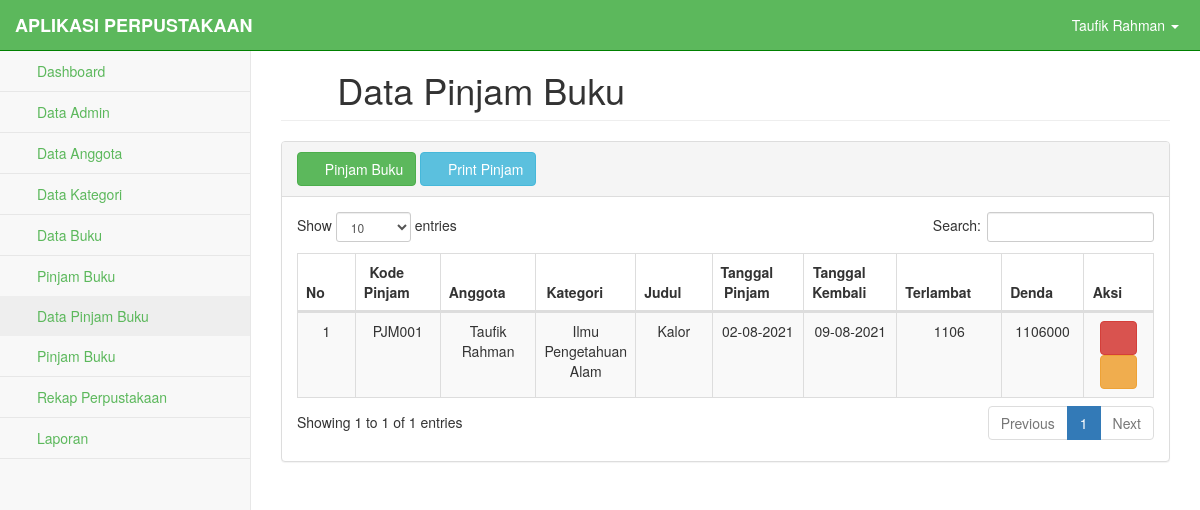
Screenshot of /pages/pinjam_data.php (signed in) with the database file from the repository.
### tables this page shows
CREATE TABLE `pinjam` (
  `kode_pinjam` varchar(50) NOT NULL,
  `kode_admin` varchar(50) NOT NULL,
  `kode_anggota` varchar(50) NOT NULL,
  `kode_kategori` varchar(50) NOT NULL,
  `kode_buku` varchar(50) NOT NULL,
  `tanggal_pinjam` date NOT NULL,
  `tanggal_kembali` date NOT NULL
);

CREATE TABLE `anggota` (
  `kode_anggota` varchar(50) NOT NULL,
  `nama_anggota` varchar(100) NOT NULL,
  `tanggal_lahir` date NOT NULL,
  `jenis_kelamin` varchar(50) NOT NULL,
  `alamat` varchar(200) NOT NULL,
  `foto` varchar(100) NOT NULL
);

CREATE TABLE `kategori` (
  `kode_kategori` varchar(50) NOT NULL,
  `nama_kategori` varchar(100) NOT NULL
);

CREATE TABLE `buku` (
  `kode_buku` varchar(50) NOT NULL,
  `judul_buku` varchar(150) NOT NULL,
  `pengarang` varchar(100) NOT NULL,
  `penerbit` varchar(100) NOT NULL,
  `stok` varchar(50) NOT NULL,
  `kode_kategori` varchar(50) NOT NULL
);

### pages/functions.php (called while the page is built, shortened)
<?php
$koneksi = mysqli_connect("localhost", "root", "", "perpustakaan");
function query ($query) {
	global $koneksi;
	$result = mysqli_query ($koneksi, $query);
	$rows = [];
	while ( $row = mysqli_fetch_assoc ($result)) {
		$rows [] = $row;
	}
	return $rows;
}
?>

### pages/pinjam_data.php (the view, shortened to what this page needs)
<?php
require 'functions.php';
$pinjam = query("SELECT * FROM pinjam INNER JOIN admin ON pinjam.kode_admin = admin.kode_admin INNER JOIN anggota ON pinjam.kode_anggota = anggota.kode_anggota INNER JOIN kategori ON pinjam.kode_kategori = kategori.kode_kategori INNER JOIN buku ON pinjam.kode_buku = buku.kode_buku");
$nama_admin = query("SELECT * FROM admin WHERE kode_admin = '$_SESSION[kode_admin]' ");
?>
<!DOCTYPE html>
<html lang="en">
    <head>
        <link href="../css/bootstrap.min.css" rel="stylesheet">
        <link href="../css/metisMenu.min.css" rel="stylesheet">
        <link href="../css/dataTables/dataTables.bootstrap.css" rel="stylesheet">
        <link href="../css/dataTables/dataTables.responsive.css" rel="stylesheet">
        <link href="../css/startmin.css" rel="stylesheet">
        <link href="../css/font-awesome.min.css" rel="stylesheet" type="text/css">
    </head>
    <body>
           <div id="wrapper">
            <nav class="navbar navbar-inverse navbar-fixed-top" role="navigation" >
                <div class="navbar-header">
                    <a class="navbar-brand" style="color:white;" href="#">APLIKASI PERPUSTAKAAN</a>
                </div>
                <ul class="nav navbar-right navbar-top-links">
                    <li class="dropdown">
                        <a class="dropdown-toggle" data-toggle="dropdown" href="#" style="color:white;">
                            <i class="fa fa-user fa-fw"></i>
                            <?php foreach ($nama_admin as $row) : ?>
                                <?php echo $row["nama_admin"]; ?>
                            <?php endforeach; ?>
                            <b class="caret"></b>
                        </a>
                    </li>
                </ul>
               <div class="navbar-default sidebar" role="navigation">
                    <div class="sidebar-nav navbar-collapse">
                        <ul class="nav" id="side-menu">
                            <li>
                                <a href="index.php"><i class="fa fa-home fa-fw"></i> Dashboard</a>
                            </li>
                            <li>
                                <a href="admin.php"><i class="fa fa-user fa-fw"></i> Data Admin</a>
                            </li>
                            <li>
                                <a href="anggota.php"><i class="fa fa-users fa-fw"></i> Data Anggota</a>
                            </li>
                            <li>
                                <a href="kategori.php"><i class="fa fa-list-alt fa-fw"></i> Data Kategori</a>
                            </li>
                            <li>
                                <a href="buku.php"><i class="fa fa-book fa-fw"></i> Data Buku</a>
                            </li>
                           <li>
                                <a href="#"><i class="fa fa-list fa-fw"></i> Pinjam Buku<span class="fa arrow"></span></a>
                                <ul class="nav nav-second-level">
                                    <li>
                                        <a href="pinjam_data.php">Data Pinjam Buku</a>
                                    </li>
                                    <li>
                                        <a href="pinjam_buku.php">Pinjam Buku</a>
                                    </li>
                                 </ul>
                            </li>
                            <li>
                                <a href="pengembalian.php"><i class="fa fa-archive fa-fw"></i> Rekap Perpustakaan<span class="fa arrow"></span></a>
                            </li>
                            <li>
                                <a href="#"><i class="fa fa-print fa-fw"></i> Laporan<span class="fa arrow"></span></a>
                            </li>
                        </ul>
                    </div>
                </div>
            </nav>
            <div id="page-wrapper">
                <div class="container-fluid">
                    <div class="row">
                        <div class="col-lg-12">
                            <h1 class="page-header"><i class="fa fa-list fa-fw"></i> Data Pinjam Buku</h1>
                        </div>
                    </div>
                    <div class="row">
                        <div class="col-lg-12">
                            <div class="panel panel-default">
                                <div class="panel-heading">
                                    <a href="pinjam_buku.php"><button type="button" class="btn btn-success"><i class="fa fa-plus"></i> Pinjam Buku</button></a>
                                    <a href="pinjam_laporan.php" target="_blank"><button type="button" class="btn btn-info"><i class="fa fa-plus"></i> Print Pinjam</button></a>
                                </div>
                                <div class="panel-body">
                                    <div class="table-responsive">
                                        <table class="table table-striped table-bordered table-hover" id="dataTables-example">
                                            <thead>
                                                <tr>
                                                    <th><div align="center">No</div></th>
                                                    <th><div align="center">Kode Pinjam</div></th>
                                                    <th><div align="center">Anggota</div></th>
                                                    <th><div align="center">Kategori</div></th>
                                                    <th><div align="center">Judul</div></th>
                                                    <th><div align="center">Tanggal Pinjam</div></th>
                                                    <th><div align="center">Tanggal Kembali</div></th>
                                                    <th><div align="center">Terlambat</div></th>
                                                    <th><div align="center">Denda</div></th>
                                                    <th><div align="center">Aksi</div></th>
                                                </tr>
                                            </thead>
                                            <?php $i = 1; ?>
                                            <?php foreach ($pinjam as $row) : ?>
                                             <?php
                                             $s = date('Y-m-d');
                                             if ($t = date_create($s > $row["tanggal_kembali"])) {
                                                     $t = date_create($s > $row["tanggal_kembali"]);
                                                     $n = date_create(date('Y-m-d'));
                                                     $terlambat = date_diff($t, $n);
                                                     $hari = $terlambat->format("%a");
                                             }else{
                                                     $t = date_create($row["tanggal_kembali"]);
                                                     $n = date_create(date('Y-m-d'));
                                                     $terlambat = date_diff($t, $n);
                                                     $hari = $terlambat->format("%a");
                                             }
                                                    $denda = $hari * 1000;
                                             ?>
                                            <tr>
                                                <td align="center"><?php echo $i; ?></td>
                                                <td align="center"><?php echo $row["kode_pinjam"]; ?></td>
                                                <td align="center"><?php echo $row["nama_anggota"]; ?></td>
                                                <td align="center"><?php echo $row["nama_kategori"]; ?></td>
                                                <td align="center"><?php echo $row["judul_buku"]; ?></td>
                                                <td align="center"><?php echo date('d-m-Y', strtotime($row["tanggal_pinjam"])); ?></td>
                                                <td align="center"><?php echo date('d-m-Y', strtotime($row["tanggal_kembali"])); ?></td>
                                                <td align="center"><?php echo $hari; ?></td>
                                                <td align="center"><?php echo $denda; ?></td>
                                                <td align="center" width="85">
                                                        <a style="text-decoration: none; color: white;" href="pinjam_perpanjang.php?kode_pinjam=<?php echo $row["kode_pinjam"]; ?>">
                                                        <button class="btn btn-danger">
                                                            <i class="fa fa-backward"></i>
                                                        </button>
                                                        </a>
                                                        <a style="text-decoration: none; color: white;" href="pengembalian_buku_aksi.php?kode_pinjam=<?php echo $row["kode_pinjam"]; ?>">
                                                        <button class="btn btn-warning">
                                                            <i class="fa fa-forward"></i>
                                                        </button>
                                                        </a>
                                                </td>
                                            </tr>
                                            <?php $i++; ?>
                                            <?php endforeach; ?>
                                        </table>
                                    </div>
                                </div>
                  </div>
            </div>
    </body>
</html>

### css/startmin.css (style rules this page uses)
body { background-color: #f8f8f8; }
#wrapper { width: 100%; }
#page-wrapper { padding-top: 30px; min-height: 568px; background-color: #fff; }
@media (min-width:768px) { #page-wrapper { position: inherit; margin-left: 250px; padding: 30px 15px 0 15px; border-left: 1px solid #e7e7e7; } }
.navbar-header { float: left; }
.navbar-right { text-align: right; }
.navbar-top-links { margin: 0; }
.navbar-top-links li { display: inline-block; }
.navbar-top-links li:last-child { margin-right: 6px; }
.navbar-top-links li a { padding: 15px; min-height: 50px; }
.navbar-top-links>li>a { color: #999; }
.sidebar .sidebar-nav.navbar-collapse { padding-right: 0; padding-left: 0; }
.sidebar ul li { border-bottom: 1px solid #e7e7e7; }
.sidebar ul li a.active { background-color: #eee; }
.sidebar .arrow { float: right; }
.sidebar .fa.arrow:before { content: "\f104"; }
.sidebar .active>a>.fa.arrow:before { content: "\f107"; }
.sidebar .nav-second-level li, .sidebar .nav-third-level li { border-bottom: 0!important; }
.sidebar .nav-second-level li a { padding-left: 37px; }
@media (min-width:768px) { .sidebar { z-index: 1; position: absolute; width: 250px; margin-top: 51px; } }
table.dataTable thead .sorting, table.dataTable thead .sorting_asc, table.dataTable thead .sorting_desc, table.dataTable thead .sorting_asc_disabled, table.dataTable thead .sorting_desc_disabled { background: 0 0; }
table.dataTable thead .sorting_asc:after { content: "\f0de"; float: right; font-family: fontawesome; }
table.dataTable thead .sorting:after { content: "\f0dc"; float: right; font-family: fontawesome; color: rgba(50,50,50,.5); }

### pages/pinjam_data.php (style rules this page uses)
.navbar-inverse { background-color: #5cb85c; border-color: green; }
li a { color: #5cb85c; text-decoration: none; }
.navbar-header a { font-weight: bold; }

### rows the page displays
pinjam: kode_pinjam "PJM001", kode_anggota.nama_anggota "Taufik Rahman", kode_kategori.nama_kategori "Ilmu Pengetahuan Alam", kode_buku.judul_buku "Kalor", tanggal_pinjam "02-08-2021", tanggal_kembali "09-08-2021", tanggal_kembali "1106", tanggal_kembali "1106000"

### other values shown
$row["nama_admin"] "Taufik Rahman"
